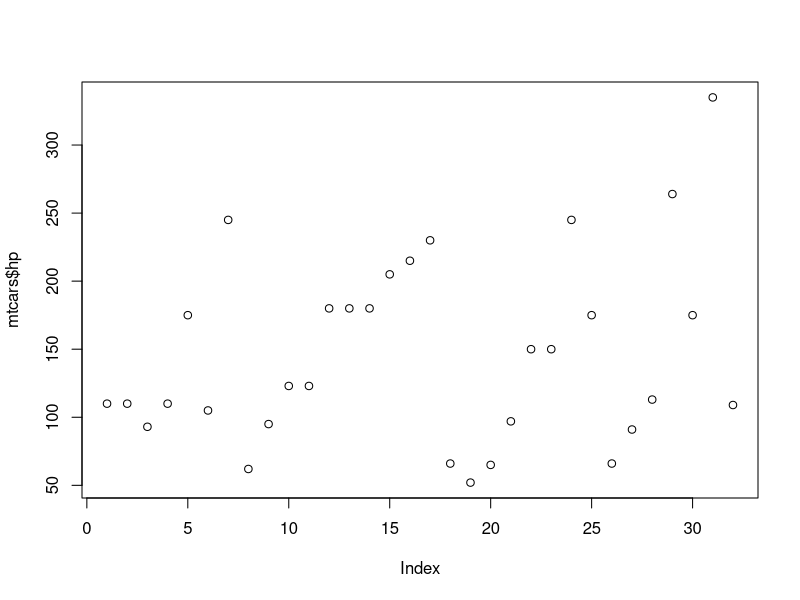

This figure's R source:
## ---- chunk 1
x <- c(1,2,3)
mean(x)
## ---- chunk 2
#knitr::include_graphics("../docs/picture2.png")
plot(mtcars$hp)
